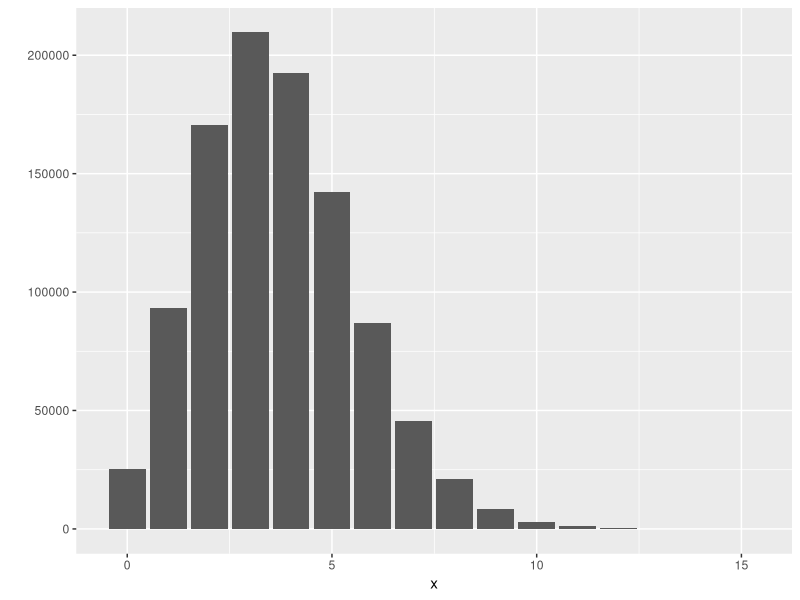

Recreate this plot in R.
## ---- chunk 1
library(ggplot2)
x <- rpois(1e6, 3.68)
qplot(x, geom = "bar")
